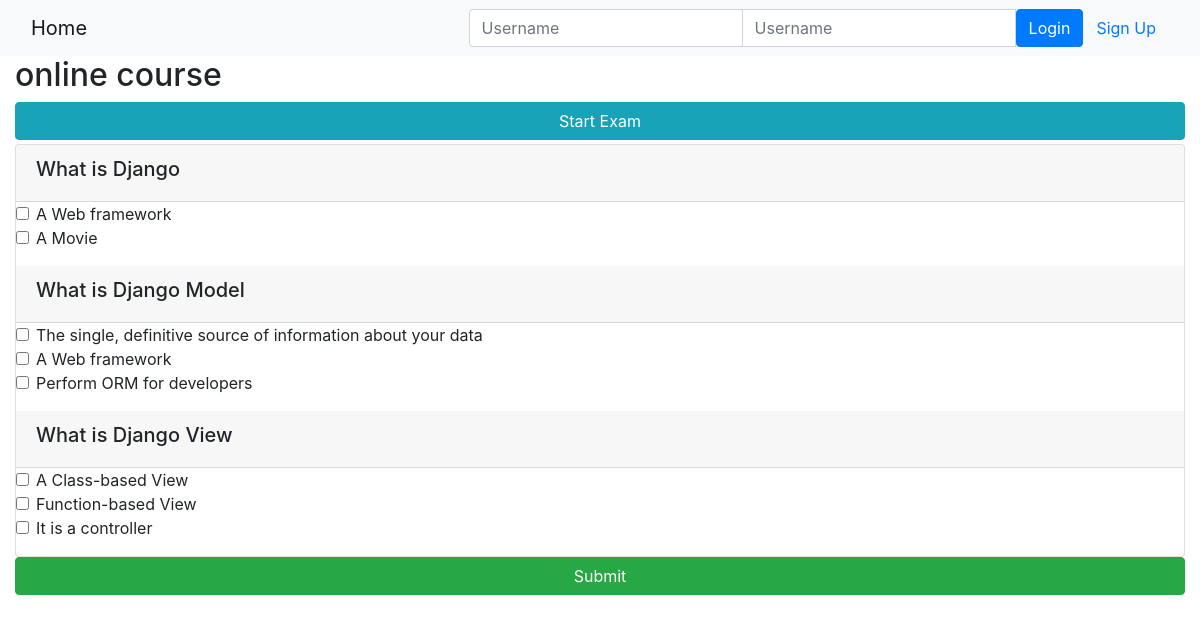
Page /onlinecourse/1/ on the committed database.
### onlinecourse/models.py (models this page shows, shortened)
class Course(models.Model):
    name = models.CharField(null=False, max_length=30, default='online course')
    image = models.ImageField(upload_to='course_images/')
    description = models.CharField(max_length=1000)
    pub_date = models.DateField(null=True)
    instructors = models.ManyToManyField(Instructor)
    users = models.ManyToManyField(settings.AUTH_USER_MODEL, through='Enrollment')
    total_enrollment = models.IntegerField(default=0)
    is_enrolled = False

class Question(models.Model):
    lesson = models.ForeignKey(Lesson, on_delete=models.CASCADE)
    question_text = models.CharField(max_length=1000)
    mark = models.FloatField(default=0.0)

class Choice(models.Model):
    question = models.ForeignKey(Question, on_delete=models.CASCADE)
    choice = models.CharField(max_length=1000)
    is_correct = models.BooleanField(default=False)

### onlinecourse/views.py (the view)
# urls.py: path('<int:pk>/', views.CourseDetailView.as_view(), name='course_details'),
class CourseDetailView(generic.DetailView):
    model = Course
    template_name = 'onlinecourse/course_detail_bootstrap.html'

### onlinecourse/templates/onlinecourse/course_detail_bootstrap.html (shortened to what this page needs)
<!DOCTYPE html>
<html lang="en">
<head>
     {% load static %}
    <link rel="stylesheet" href="https://maxcdn.bootstrapcdn.com/bootstrap/4.5.2/css/bootstrap.min.css">
</head>
<body>
    <nav class="navbar navbar-light bg-light">
        <div class="container-fluid">
            <div class="navbar-header">
                  <a class="navbar-brand" href="{% url 'onlinecourse:index' %}">Home</a>
            </div>
            <ul class="nav navbar-nav navbar-right">
                {% if user.is_authenticated %}
                <li>
                    <a class="btn btn-link" href="#">{{ user.first_name }}({{ user.username }})</a>
                    <a class="btn btn-link" href="{% url 'onlinecourse:logout' %}">Logout</a>
                </li>
                {% else %}
                <li>
                    <form class="form-inline" action="{% url 'onlinecourse:login' %}" method="post">
                        <div class="input-group">
                            <input type="text" class="form-control" placeholder="Username" name="username" >
                            <input type="password" class="form-control" placeholder="Username" name="psw" >
                            <button class="btn btn-primary" type="submit">Login</button>
                            <a class="btn btn-link" href="{% url 'onlinecourse:registration' %}">Sign Up</a>
                        </div>
                    </form>
                </li>
                {% endif %}
            </ul>
        </div>
    </nav>
    <div class="container-fluid">
            <h2>{{ course.name }}</h2>
            <button class="btn btn-info btn-block" data-toggle="collapse" data-target="#questionform">Start Exam</button>
            <form id="questionform" action="point to a submit view" method="post">
                {% for lesson in course.lesson_set.all %}
                    <div class="card mt-1">
                    {% for question in lesson.question_set.all %}
                            <div class="card-header"><h5>{{ question.question_text}}</h5></div>
                            <div class="form-group">
                                {% for choice in question.choice_set.all %}
                                <div class="form-check">
                                    <label class="form-check-label">
                                        <input type="checkbox" name="choice_{{choice.id}}"
                                                class="form-check-input" id="{{choice.id}}"
                                                value="{{choice.id}}">{{ choice.choice }}
                                    </label>
                                </div>
                                {% endfor %}
                            </div>
                    {% endfor %}
                    </div>
                {% endfor %}
                <input class="btn btn-success btn-block" type="submit" value="Submit">
            </form>
    </div>
</body>
</html>

### rows in the picture
Course: name "online course"
Question: question_text "What is Django"
Choice: choice "A Web framework"
Choice: choice "A Movie"
Question: question_text "What is Django Model"
Choice: choice "The single, definitive source of information about your data"
Choice: choice "A Web framework"
Choice: choice "Perform ORM for developers"
Question: question_text "What is Django View"
Choice: choice "A Class-based View"
Choice: choice "Function-based View"
Choice: choice "It is a controller"
